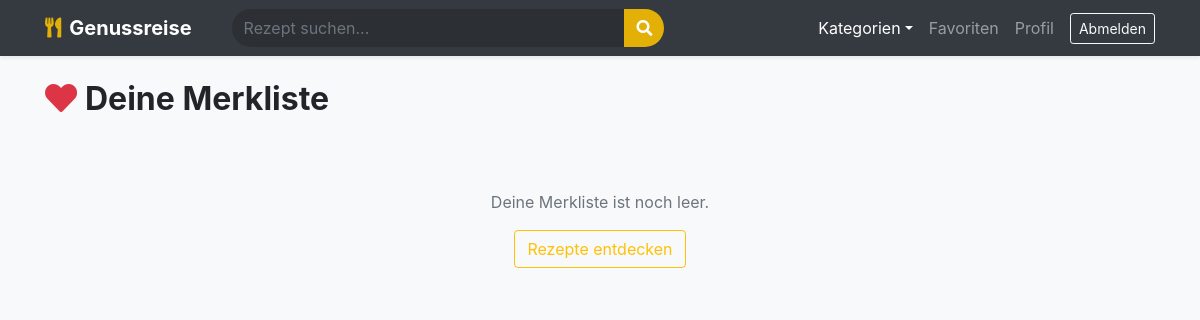
The app's page /favorites (signed in), older data.
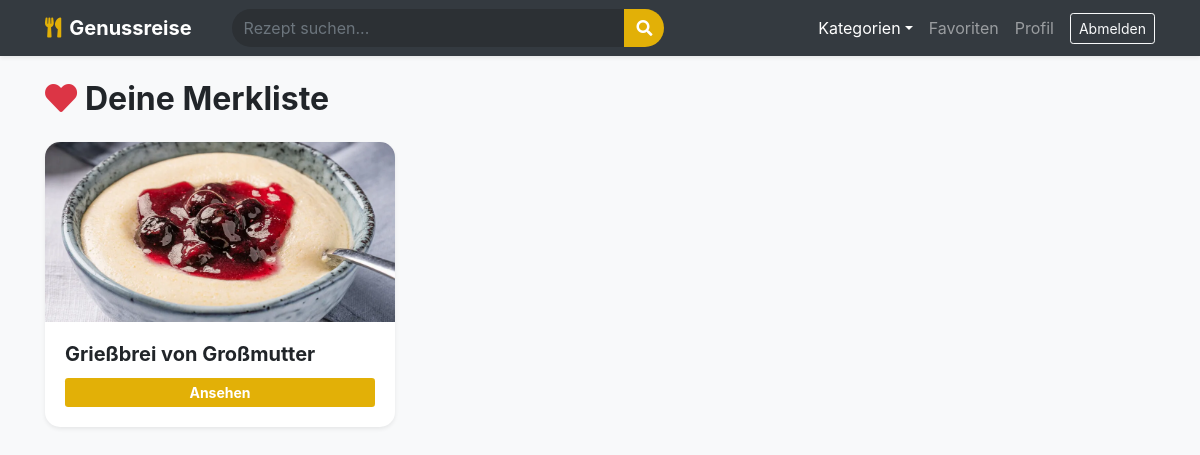
The same page, newer data.
### app.py (models this page shows)
class Recipe(db.Model):
    id = db.Column(db.Integer, primary_key=True)
    name = db.Column(db.String(100), nullable=False)
    instructions = db.Column(db.Text, nullable=False)
    category = db.Column(db.String(50))
    prep_time = db.Column(db.Integer, default=0)
    cook_time = db.Column(db.Integer, default=0)
    rest_time = db.Column(db.Integer, default=0)
    servings = db.Column(db.Integer, default=1)
    calories = db.Column(db.Integer, default=0)
    protein = db.Column(db.Float, default=0.0)
    carbs = db.Column(db.Float, default=0.0)
    fat = db.Column(db.Float, default=0.0)
    image_file = db.Column(db.String(100), nullable=False, default='default.jpg')
    user_id = db.Column(db.Integer, db.ForeignKey('user.id'), nullable=False)
    ingredients = db.relationship('Ingredient', backref='recipe', lazy=True, cascade="all, delete-orphan")
    favorites = db.relationship('Favorite', backref='recipe', lazy=True, cascade="all, delete-orphan")
    comments = db.relationship('Comment', backref='recipe', lazy=True, cascade="all, delete-orphan")

### app.py (the view)
@app.route("/favorites")
@login_required
def favorites():
    favs = Favorite.query.filter_by(user_id=current_user.id).all()
    return render_template('favorites.html', recipes=[f.recipe for f in favs])

### app.py (called while the page is built)
@login_manager.user_loader
def load_user(user_id):
    return User.query.get(int(user_id))

@app.context_processor
def inject_categories():
    cat_names = ["Abendessen", "Asiatisch", "Backen", "Beilagen", "Brot & Brötchen", "Dessert", "Eintöpfe", "Fisch", "Fleisch", "Frühstück", "Geflügel", "Getränke", "Hauptspeise", "Italienisch", "Low Carb", "Mittagessen", "Nachtisch", "Pasta", "Pizza", "Salate", "Snacks", "Suppen", "Vegan", "Vegetarisch", "Vorspeise"]
    return dict(all_categories=[{'id': i+1, 'name': n} for i, n in enumerate(cat_names)])

### templates/favorites.html (shortened to what this page needs)
{% extends "base.html" %}
{% block content %}
<h2 class="mb-4 font-weight-bold"><i class="fas fa-heart text-danger mr-2"></i>Deine Merkliste</h2>
<div class="row">
    {% if recipes %}
        {% for recipe in recipes %}
        <div class="col-md-4 mb-4">
            <div class="card h-100 border-0 shadow-sm" style="border-radius: 15px; overflow: hidden;">
                <img src="{{ url_for('static', filename='uploads/' + recipe.image_file) }}" class="card-img-top" style="height: 180px; object-fit: cover;">
                <div class="card-body">
                    <h5 class="card-title font-weight-bold">{{ recipe.name }}</h5>
                    <a href="{{ url_for('recipe_detail', recipe_id=recipe.id) }}" class="btn btn-warning btn-sm btn-block text-white font-weight-bold" style="background: var(--gold); border: none;">Ansehen</a>
                </div>
            </div>
        </div>
        {% endfor %}
    {% else %}
        <div class="col-12 text-center py-5">
            <p class="text-muted">Deine Merkliste ist noch leer.</p>
            <a href="{{ url_for('index') }}" class="btn btn-outline-warning">Rezepte entdecken</a>
        </div>
    {% endif %}
</div>
{% endblock %}

Row changes from the older to the newer data that the page shows:
now on this page (row edited): Recipe: image_file (picture), name "Grießbrei von Großmutter"
Text that changed along with them:
text no longer shown: "Deine Merkliste ist noch leer. Rezepte entdecken"
